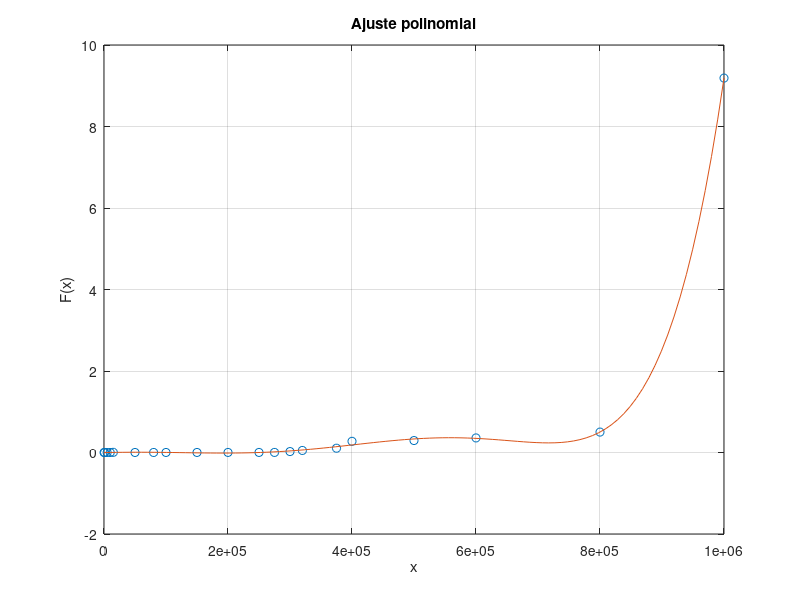

The MATLAB script that drew this image:
%%VALORES DE X 
x = [100, 1000, 5000, 10000, 15000, 50000, 80000, 100000, 150000, 200000, 250000, 275000, 300000, 320000, 375000, 400000, 500000, 600000, 800000, 1000000];

%%VALORES DE Y = F(x) en Milisegundos
%heap_sort
y=[1.28746E-05 0.000027895 5.91278E-05 0.000128985 0.004213095 0.000476837 0.000627041 0.000935793 0.001103163 0.001729012 0.001767874 0.002020836 0.023176909 0.050204992 0.105229139 0.274325848 0.293680906 0.357741833 0.50105381 9.188598871];

%%OBTENER UN POLINOMIO QUE SE AJUSTE A LOS PUNTOS X Y Y
grado=6; 				%%GRADO DEL POLINOMIO DE AJUSTE
p=polyfit(x,y,grado)	%%FUNCION QUE REALIZA EL AJUSTE POLINOMIAL

%%SE CREA UN ESPACIO PARA REALIZAR UNA GRAFICA EN 
%%DONDE SE COMPARA LA CURVA AJUSTADA CONTRA LOS 
%%VALORES EXPERIMENTALES
xi=linspace(0,1000000);      %%ESPACIO DE PUNTOS PARA Xi 5000,
z=polyval(p,xi);				%%EVALUACION DEL POLINOMIO P EN EL ESPACIO Xi

%%SE REALIZA LA FIGURA CORRESPONDIENTE
figure(1);
plot(x,y,'o',xi,z,'-'),grid;
ylabel('F(x)');
xlabel('x');
title('Ajuste polinomial');